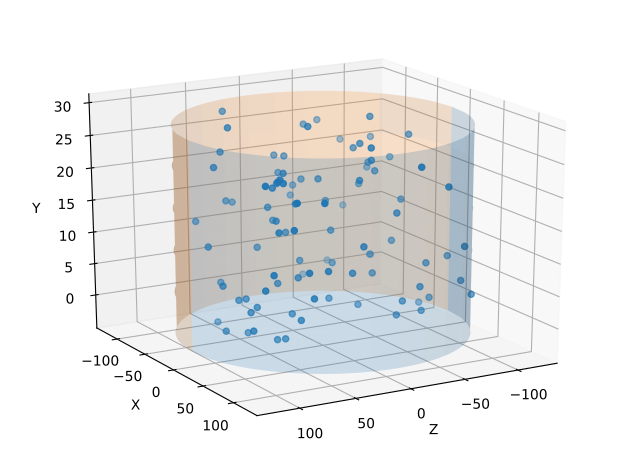

Recreate this plot in Python.
import matplotlib.pyplot as plt
import numpy as np
from mpl_toolkits.mplot3d import Axes3D

fig = plt.figure()
ax = fig.gca( projection='3d')

# Scatter graph
N = 100
X = np.random.uniform(-90, 90, N)
Y = np.random.uniform(-90, 90, N)
Z = np.random.uniform(-3, 29, N)
ax.scatter(X, Y, Z)

# Cylinder
x=np.linspace(-120, 120, 100)
z=np.linspace(-3, 29, 100)
Xc, Zc=np.meshgrid(x, z)
Yc = np.sqrt(14400-Xc**2)

# Draw parameters
rstride = 20
cstride = 10
ax.plot_surface(Xc, Yc, Zc, alpha=0.2, rstride=rstride, cstride=cstride)
ax.plot_surface(Xc, -Yc, Zc, alpha=0.2, rstride=rstride, cstride=cstride)

ax.view_init(elev=20, azim=60)

ax.set_xlabel("Z")
ax.set_ylabel("X")
ax.set_zlabel("Y")
plt.show()

fig.savefig("/home/saeed/data.pdf", bbox_inches='tight')
